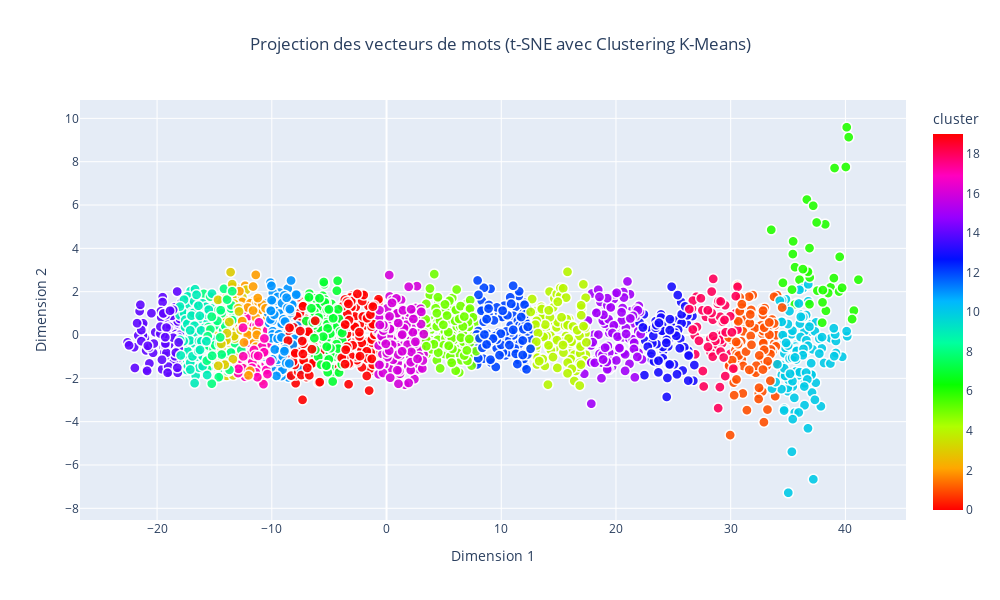

The notebook cell saved with this chart:
### Code cell
from sklearn.preprocessing import StandardScaler
from sklearn.manifold import TSNE
from sklearn.cluster import KMeans
import pandas as pd
import plotly.express as px

# Normalisation des vecteurs
scaler = StandardScaler()
vectors_normalized = scaler.fit_transform(vectors)

# Réduction de dimension à 50 avec PCA
pca = PCA(n_components=50, random_state=42)
vectors_pca_50 = pca.fit_transform(vectors_normalized)

# Réduction des vecteurs à 2 dimensions avec t-SNE
# tsne = TSNE(n_components=2, random_state=42, perplexity=30, n_iter=1000)
# word_vectors_2d = tsne.fit_transform(vectors_pca_50)
# Appliquer le clustering K-Means
n_clusters = 20
kmeans = KMeans(n_clusters=n_clusters, random_state=42)
clusters = kmeans.fit_predict(vectors_pca_50)

# Préparer les données pour le graphique
dim = []
for i in range(1,51):
    dim.append("Dim"+str(i))
df = pd.DataFrame(vectors_pca_50, columns=dim)  # Dimensions réduites avec t-SNE
df['word'] = words  # Ajouter les mots correspondants
df['cluster'] = clusters  # Ajouter les labels des clusters
# Créer le graphique interactif
fig = px.scatter(
    df,
    x='Dim1',
    y='Dim2',
    color='cluster',  # Utiliser les clusters pour la coloration
    hover_name='word',  # Afficher le mot lors du survol
    title="Projection des vecteurs de mots (t-SNE avec Clustering K-Means)",
    labels={'Dim1': 'Dimension 1', 'Dim2': 'Dimension 2'},
    color_continuous_scale='hsv',  # Choisir une palette de couleurs
    category_orders={"cluster": [str(i) for i in range(n_clusters)]},  # Assurez-vous que les clusters sont dans un ordre compréhensible
    width=1000,
    height=600
)

# Personnaliser les points
fig.update_traces(marker=dict(size=10, opacity=0.9, line=dict(width=1.5, color='white')))

# Ajouter un titre pour la légende des clusters
fig.update_layout(
    legend_title="Clusters",
    title_x=0.5,  # Centrer le titre
)

# Afficher le graphique
fig.show()

### Figure 1 — Plotly figure (JSON) as saved in the notebook; plotly's stock layout.template omitted (floating-point values rounded to 4 significant figures; data arrays with more than 128 entries replaced by an {"elided": "..."} marker saying what was removed)
{"data": [{"hovertemplate": "<b>%{hovertext}</b><br><br>Dimension 1=%{x}<br>Dimension 2=%{y}<br>cluster=%{marker.color}<extra></extra>", "hovertext": {"elided": "2633 str values"}, "legendgroup": "", "marker": {"color": {"elided": "2633 int values"}, "coloraxis": "coloraxis", "line": {"color": "white", "width": 1.5}, "opacity": 0.9, "size": 10, "symbol": "circle"}, "mode": "markers", "name": "", "showlegend": false, "type": "scattergl", "x": {"elided": "2633 float values"}, "xaxis": "x", "y": {"elided": "2633 float values"}, "yaxis": "y"}], "layout": {"coloraxis": {"colorbar": {"title": {"text": "cluster"}}, "colorscale": [[0, "#ff0000"], [0.1111, "#ffa700"], [0.2222, "#afff00"], [0.3333, "#08ff00"], [0.4444, "#00ff9f"], [0.5556, "#00b7ff"], [0.6667, "#0010ff"], [0.7778, "#9700ff"], [0.8889, "#ff00bf"], [1, "#ff0000"]]}, "height": 600, "legend": {"title": {"text": "Clusters"}, "tracegroupgap": 0}, "title": {"text": "Projection des vecteurs de mots (t-SNE avec Clustering K-Means)", "x": 0.5}, "width": 1000, "xaxis": {"anchor": "y", "domain": [0, 1], "title": {"text": "Dimension 1"}}, "yaxis": {"anchor": "x", "domain": [0, 1], "title": {"text": "Dimension 2"}}}}
